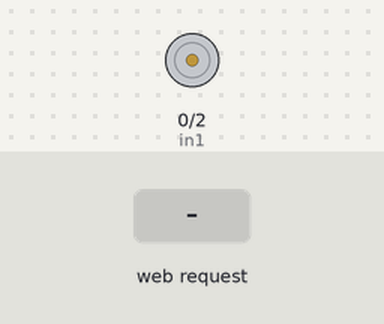
The sketch below on a simulated ESP8266 (NodeMCU). On the bench: motor-driver pin pairs drawn as motors (green arrow = first pin HIGH = forward, orange = second pin HIGH = backward, longer = more drive, scaled by the enable pin). The inputs (shaded band) are chosen by the test bench. WiFi joins after 1.5 s; servers stay silent unless stated; what the sketch prints to the serial monitor is not drawn.

Above: at 2.7 s.
2.8 s: HTTP request GET /motor?power=1 received
At 3.9 s:
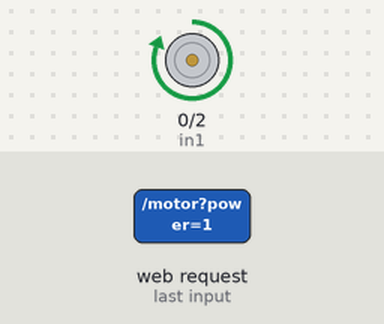
4.3 s: HTTP request GET /motor?power=0 received
At 5.0 s:
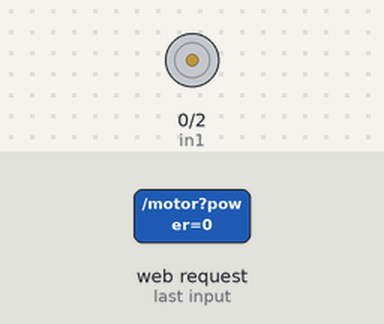
5.8 s: HTTP request GET /motor?power=1&direction=1 received
At 6.1 s:
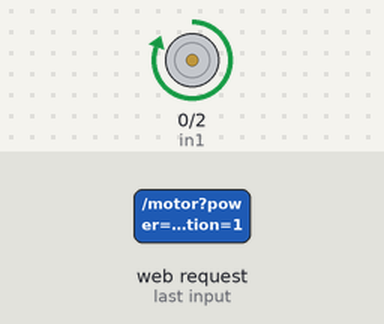
Timing chart, 0 to 8.8 s (numbered marks = the images above; inputs shaded):
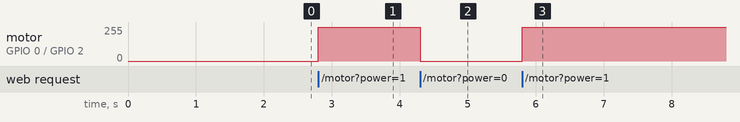

The sketch:

L298Napi.ino
```cpp
#include <ESP8266WiFi.h>
#include <WiFiClient.h>
#include <ESP8266WiFiMulti.h>
#include <ESP8266mDNS.h>
#include <ESP8266WebServer.h>

ESP8266WiFiMulti wifiMulti;
ESP8266WebServer server(80);

void handleRoot();
void handleNotFound();
void handleMotor();

// ===============
// CODE FOR MOTOR
// ===============

int ena = 4;
int in1 = 0;
int in2 = 2;
int DIRECTION = 0;
int POWER = 0;

void motor_setup() {
  pinMode(ena, OUTPUT);
  pinMode(in1, OUTPUT);
  pinMode(in2, OUTPUT);
//  digitalWrite(ena, HIGH);
  digitalWrite(ena, 50  );
  digitalWrite(in1, LOW);
  digitalWrite(in2, LOW);
}

void motor_dir0() {
  digitalWrite(in1, HIGH);
  digitalWrite(in2, LOW);
  DIRECTION = 0;
  POWER = 1;
}

void motor_dir1() {
  digitalWrite(in1, HIGH);
  digitalWrite(in2, LOW);
  DIRECTION = 1;
  POWER = 1;
}

void motor_flip_direction() {
  if (POWER == 1) {
    digitalWrite(in1, !digitalRead(in1));
    digitalWrite(in2, !digitalRead(in2));
    if (DIRECTION == 0) { DIRECTION = 1; }
    else { DIRECTION = 0; }
  }
}

void motor_off() {
  digitalWrite(in1, LOW);
  digitalWrite(in2, LOW);
  POWER = 0;
}


// setup wifi and bind responses
void setup(void){
  pinMode(LED_BUILTIN, OUTPUT);
  motor_setup();

  Serial.begin(115200);
  delay(10);
  Serial.println('\n');
  wifiMulti.addAP("SSID", "PASSWORD");
  Serial.println("Connecting ...");

  while (wifiMulti.run() != WL_CONNECTED) {
    delay(250);
    Serial.print('.');
  }

  Serial.println('\n');
  Serial.print("Connected to ");
  Serial.println(WiFi.SSID());
  Serial.print("IP address:\t");
  Serial.println(WiFi.localIP());

  if (MDNS.begin("esp8266")) {
    Serial.println("mDNS responder started");
  } else {
    Serial.println("Error setting up MDNS responder!");
  }

  server.on("/", handleRoot);
  server.on("/motor", handleMotor);
  server.onNotFound(handleNotFound);

  server.begin();
  Serial.println("HTTP server started");
}

// handle incoming requests
void loop(void){
  server.handleClient();
}

void handleRoot() {
  server.sendHeader("Access-Control-Allow-Origin", "*");
  server.send(200, "text/plain", "ESP8266 web server running!");
  delay(1000);
}

void handleNotFound(){
  server.sendHeader("Access-Control-Allow-Origin", "*");
  server.send(404, "text/plain", "404: Not found");
  delay(1000);
}

void handleMotor() {
  int status = 200;
  String msg = "MOTOR: ";
  if (server.hasArg("power")) {
    int power = server.arg("power").toInt();
    if (power == POWER) {
      msg += "no power change needed.";
    } else if (power == 1) {
      msg += "power on default direction (0).";
      motor_dir0();
    } else if (power == 0) {
      msg += "power off.";
      motor_off();
    } else {
      status = 400;
      msg += "invalid value for power.";
    }
    POWER = power;
  }
  if (POWER == 1 && server.hasArg("direction")) {
    int direction = server.arg("direction").toInt();
    if (direction == DIRECTION) {
      msg += " no direction change needed.";
    } else if (direction == 0) {
      msg += " moving in direction 0.";
      motor_dir0();
    } else if (direction == 1) {
      msg += " moving in direction 1.";
      motor_dir1();
    } else if (direction == 2) {
      msg += " switching direction.";
      motor_flip_direction();
    }
    DIRECTION = direction;
  }
  server.sendHeader("Access-Control-Allow-Origin", "*");
  server.send(status, "text/plain", msg);
}
```

Measured:
- after the input at 2.8 s, motor on GPIO 0 (in1) / GPIO 2 (in2): stopped → forward 255/255 at once
- after the input at 4.3 s, motor on GPIO 0 (in1) / GPIO 2 (in2): forward 255/255 → stopped at once
- after the input at 5.8 s, motor on GPIO 0 (in1) / GPIO 2 (in2): stopped → forward 255/255 at once
